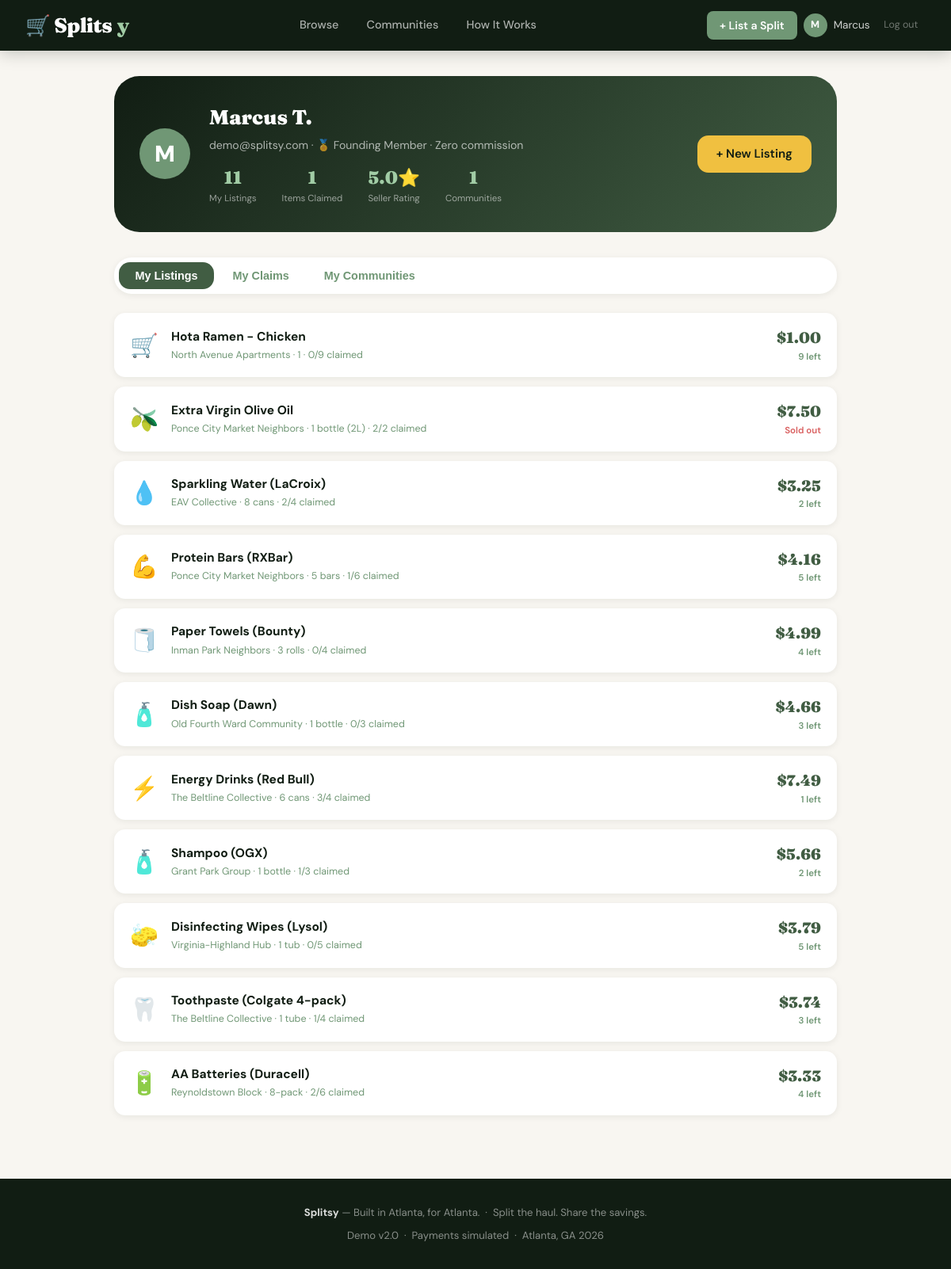
The page /dashboard (signed in) on the database its author committed.
### tables this page shows
CREATE TABLE users (
                id TEXT PRIMARY KEY,
                name TEXT NOT NULL,
                email TEXT UNIQUE NOT NULL,
                password_hash TEXT NOT NULL,
                neighborhood TEXT,
                address TEXT,
                is_founding_member INTEGER DEFAULT 1,
                rating REAL DEFAULT 5.0,
                review_count INTEGER DEFAULT 0,
                created_at TEXT DEFAULT CURRENT_TIMESTAMP
            );

CREATE TABLE listings (
                id TEXT PRIMARY KEY,
                seller_id TEXT NOT NULL,
                item TEXT NOT NULL,
                category TEXT,
                bulk_store TEXT,
                total_qty TEXT,
                portion_size TEXT,
                portions_total INTEGER,
                portions_claimed INTEGER DEFAULT 0,
                price_per_portion REAL,
                retail_price REAL,
                pickup_window TEXT,
                meetup_spot TEXT,
                community_id TEXT,
                verified INTEGER DEFAULT 0,
                model TEXT DEFAULT 'pioneer',
                emoji TEXT DEFAULT '📦',
                image_url TEXT,
                status TEXT DEFAULT 'active',
                created_at TEXT DEFAULT CURRENT_TIMESTAMP
            );

CREATE TABLE communities (
                id TEXT PRIMARY KEY,
                name TEXT NOT NULL,
                description TEXT,
                lat REAL NOT NULL,
                lng REAL NOT NULL,
                address TEXT,
                created_by TEXT,
                member_count INTEGER DEFAULT 1,
                created_at TEXT DEFAULT CURRENT_TIMESTAMP
            );

### app.py (the view)
@app.route("/dashboard")
@login_required
def dashboard():
    db = get_db()
    user = get_current_user()
    my_listings = db.execute("""
        SELECT l.*, c.name as community_name FROM listings l
        LEFT JOIN communities c ON l.community_id=c.id
        WHERE l.seller_id=? ORDER BY l.created_at DESC
    """, (user['id'],)).fetchall()
    my_claims = db.execute("""
        SELECT cl.*, l.item, l.meetup_spot, l.pickup_window, l.emoji,
               u.name as seller_name, l.id as listing_id
        FROM claims cl JOIN listings l ON cl.listing_id=l.id
        JOIN users u ON l.seller_id=u.id
        WHERE cl.buyer_id=? ORDER BY cl.created_at DESC
    """, (user['id'],)).fetchall()
    my_communities = db.execute("""
        SELECT c.* FROM communities c
        JOIN community_members cm ON c.id=cm.community_id
        WHERE cm.user_id=?
    """, (user['id'],)).fetchall()
    return render_template("dashboard.html", user=user, my_listings=my_listings,
                           my_claims=my_claims, my_communities=my_communities, current_user=user)

### app.py (called while the page is built)
def get_db():
    db = getattr(g, '_database', None)
    if db is None:
        db = g._database = sqlite3.connect(DATABASE)
        db.row_factory = sqlite3.Row
    return db

@app.teardown_appcontext
def close_connection(exception):
    db = getattr(g, '_database', None)
    if db is not None:
        db.close()

def login_required(f):
    @wraps(f)
    def decorated(*args, **kwargs):
        if 'user_id' not in session:
            flash("Please log in to continue.", "error")
            return redirect(url_for('login', next=request.url))
        return f(*args, **kwargs)
    return decorated

def get_current_user():
    if 'user_id' not in session:
        return None
    db = get_db()
    return db.execute("SELECT * FROM users WHERE id=?", (session['user_id'],)).fetchone()

### templates/dashboard.html (shortened to what this page needs)
{% extends "base.html" %}
{% block content %}
<div class="dash-wrap">
  <div class="dash-header">
    <div class="dash-avatar">{{ user['name'][0] }}</div>
    <div style="flex:1;">
      <div class="dash-name">{{ user['name'] }}</div>
      <div class="dash-sub">{{ user['email'] }} {% if user['is_founding_member'] %}· 🏅 Founding Member · Zero commission{% endif %}</div>
      <div class="dash-stats">
        <div class="dash-stat"><div class="num">{{ my_listings|length }}</div><div class="lbl">My Listings</div></div>
        <div class="dash-stat"><div class="num">{{ my_claims|length }}</div><div class="lbl">Items Claimed</div></div>
        <div class="dash-stat"><div class="num">{{ "%.1f"|format(user['rating']) }}⭐</div><div class="lbl">Seller Rating</div></div>
        <div class="dash-stat"><div class="num">{{ my_communities|length }}</div><div class="lbl">Communities</div></div>
      </div>
    </div>
    <a href="/sell" class="btn btn-yellow">+ New Listing</a>
  </div>
  <div class="tabs">
    <button class="tab active" onclick="showTab('listings',this)">My Listings</button>
    <button class="tab" onclick="showTab('claims',this)">My Claims</button>
    <button class="tab" onclick="showTab('communities',this)">My Communities</button>
  </div>
  <div class="tab-panel active" id="tab-listings">
    {% if my_listings %}
      {% for l in my_listings %}
        {% set portions_left = l['portions_total'] - l['portions_claimed'] %}
        <a href="/listing/{{ l['id'] }}" style="text-decoration:none;display:block;">
          <div class="listing-row">
            <div class="listing-row-emoji">{{ l['emoji'] }}</div>
            <div class="listing-row-info">
              <div class="listing-row-name">{{ l['item'] }}</div>
              <div class="listing-row-meta">{{ l['community_name'] or 'Atlanta' }} · {{ l['portion_size'] }} · {{ l['portions_claimed'] }}/{{ l['portions_total'] }} claimed</div>
            </div>
            <div class="listing-row-right">
              <div class="listing-row-price">${{ "%.2f"|format(l['price_per_portion']) }}</div>
              <div class="listing-row-status" style="color:{% if portions_left==0 %}var(--red-soft){% else %}var(--c3){% endif %};">
                {% if portions_left==0 %}Sold out{% else %}{{ portions_left }} left{% endif %}
              </div>
            </div>
          </div>
        </a>
      {% endfor %}
    {% else %}
      <div class="empty-dash"><div class="icon">📦</div><p>No listings yet. <a href="/sell" style="color:var(--c3);font-weight:600;">Create your first split →</a></p></div>
    {% endif %}
  </div>
</div>
{% endblock %}

### templates/base.html (shortened to what this page needs)
<!DOCTYPE html>
<html lang="en">
<head>
</head>
<body>
<nav>
  <a href="/" class="nav-logo">🛒 Splits<span>y</span></a>
  <div class="nav-center">
    <a href="/" class="nav-link {% if request.endpoint == 'index' %}active{% endif %}">Browse</a>
    <a href="/communities" class="nav-link {% if request.endpoint == 'communities' %}active{% endif %}">Communities</a>
    <a href="/how-it-works" class="nav-link {% if request.endpoint == 'how_it_works' %}active{% endif %}">How It Works</a>
  </div>
  <div class="nav-right">
    {% if current_user %}
      <a href="/sell" class="btn-sell-nav">+ List a Split</a>
      <a href="/dashboard" class="nav-user">
        <div class="nav-avatar">{{ current_user['name'][0] }}</div>
        <span style="color:rgba(255,255,255,0.8);">{{ current_user['name'].split()[0] }}</span>
      </a>
      <a href="/logout" style="font-size:0.78rem;color:rgba(255,255,255,0.4);padding:0.3rem 0.6rem;">Log out</a>
    {% else %}
      <a href="/login" class="nav-login-btn">Log in</a>
      <a href="/signup" class="btn-sell-nav">Sign up</a>
    {% endif %}
  </div>
</nav>
{% block content %}{% endblock %}
<footer>
  <p><strong>Splitsy</strong> — Built in Atlanta, for Atlanta. &nbsp;·&nbsp; Split the haul. Share the savings.</p>
  <p class="mt-1">Demo v2.0 &nbsp;·&nbsp; Payments simulated &nbsp;·&nbsp; Atlanta, GA 2026</p>
</footer>
</body>
</html>

### templates/base.html (style rules this page uses)
:root { --c1: #A1CCA5; --c2: #8FB996; --c3: #709775; --c4: #415D43; --c5: #111D13; --cream: #f8f6f1; --warm-100: #eeeae0; --warm-200: #ddd8cc; --text-dark: #111D13; --text-mid: #415D43; --text-light: #709775; --yellow: #f0c040; --red-soft: #d95f5f; --radius-sm: 8px; --radius-md: 14px; --radius-lg: 22px; --radius-xl: 32px; --shadow-sm: 0 2px 8px rgba(17,29,19,0.07); --shadow-md: 0 4px 20px rgba(17,29,19,0.11); --shadow-lg: 0 8px 40px rgba(17,29,19,0.15); --font-display: 'Fraunces', Georgia, serif; --font-body: 'DM Sans', system-ui, sans-serif; }
*, *::before, *::after { box-sizing: border-box; margin: 0; padding: 0; }
html { scroll-behavior: smooth; }
body { font-family: var(--font-body); background: var(--cream); color: var(--text-dark); min-height: 100vh; line-height: 1.6; }
a { color: inherit; text-decoration: none; }
nav { background: var(--c5); padding: 0 2rem; display: flex; align-items: center; justify-content: space-between; height: 64px; position: sticky; top: 0; z-index: 200; box-shadow: 0 2px 20px rgba(17,29,19,0.25); }
.nav-logo { font-family: var(--font-display); font-weight: 900; font-size: 1.6rem; color: #fff; letter-spacing: -0.5px; display: flex; align-items: center; gap: 0.4rem; }
.nav-logo span { color: var(--c1); }
.nav-center { display: flex; align-items: center; gap: 0.2rem; }
.nav-link { color: rgba(255,255,255,0.65); font-size: 0.9rem; font-weight: 500; padding: 0.45rem 1rem; border-radius: var(--radius-sm); transition: background 0.15s, color 0.15s; position: relative; }
.nav-right { display: flex; align-items: center; gap: 0.5rem; }
.btn-sell-nav { background: var(--c3); color: #fff; font-size: 0.88rem; font-weight: 600; padding: 0.42rem 1rem; border-radius: var(--radius-sm); transition: background 0.15s; }
.nav-user { font-size: 0.85rem; color: rgba(255,255,255,0.7); display: flex; align-items: center; gap: 0.5rem; }
.nav-avatar { width: 30px; height: 30px; background: var(--c3); border-radius: 50%; display: flex; align-items: center; justify-content: center; font-size: 0.78rem; font-weight: 700; color: #fff; }
.btn { display: inline-block; padding: 0.7rem 1.5rem; border-radius: var(--radius-md); font-family: var(--font-body); font-size: 0.95rem; font-weight: 600; cursor: pointer; border: none; transition: transform 0.1s, box-shadow 0.15s, background 0.15s; }
.btn-yellow { background: var(--yellow); color: var(--c5); }
.mt-1 { margin-top:.5rem }
footer { background: var(--c5); color: rgba(255,255,255,0.5); text-align: center; padding: 2rem 1rem; font-size: 0.82rem; margin-top: 5rem; }
footer strong { color: rgba(255,255,255,0.85); }

### rows shown on the page
users: name "M", name "Marcus", name "Marcus T.", email "demo@splitsy.com", rating "5.0"
listings: emoji "🛒", item "Hota Ramen - Chicken", name "North Avenue Apartments", portion_size "1", portions_claimed "0", portions_total "9", price_per_portion "1.00"
listings: emoji "🫒", item "Extra Virgin Olive Oil", name "Ponce City Market Neighbors", portion_size "1 bottle (2L)", portions_claimed "2", portions_total "2", price_per_portion "7.50", shows "Sold out"
listings: emoji "💧", item "Sparkling Water (LaCroix)", name "EAV Collective", portion_size "8 cans", portions_claimed "2", portions_total "4", price_per_portion "3.25"
listings: emoji "💪", item "Protein Bars (RXBar)", name "Ponce City Market Neighbors", portion_size "5 bars", portions_claimed "1", portions_total "6", price_per_portion "4.16", portions_left "5"
listings: emoji "🧻", item "Paper Towels (Bounty)", name "Inman Park Neighbors", portion_size "3 rolls", portions_claimed "0", portions_total "4", price_per_portion "4.99"
listings: emoji "🧴", item "Dish Soap (Dawn)", name "Old Fourth Ward Community", portion_size "1 bottle", portions_claimed "0", portions_total "3", price_per_portion "4.66"
listings: emoji "⚡", item "Energy Drinks (Red Bull)", name "The Beltline Collective", portion_size "6 cans", portions_claimed "3", portions_total "4", price_per_portion "7.49", verified "1"
listings: emoji "🧴", item "Shampoo (OGX)", name "Grant Park Group", portion_size "1 bottle", portions_claimed "1", portions_total "3", price_per_portion "5.66", portions_left "2"
listings: emoji "🧽", item "Disinfecting Wipes (Lysol)", name "Virginia-Highland Hub", portion_size "1 tub", portions_claimed "0", portions_total "5", price_per_portion "3.79"
listings: emoji "🦷", item "Toothpaste (Colgate 4-pack)", name "The Beltline Collective", portion_size "1 tube", portions_claimed "1", portions_total "4", price_per_portion "3.74", portions_left "3"
listings: emoji "🔋", item "AA Batteries (Duracell)", name "Reynoldstown Block", portion_size "8-pack", portions_claimed "2", portions_total "6", price_per_portion "3.33", portions_left "4"

### other values the page prints
{{ my_listings|length }} "11"
{{ my_claims|length }} "1"
{{ my_communities|length }} "1"
